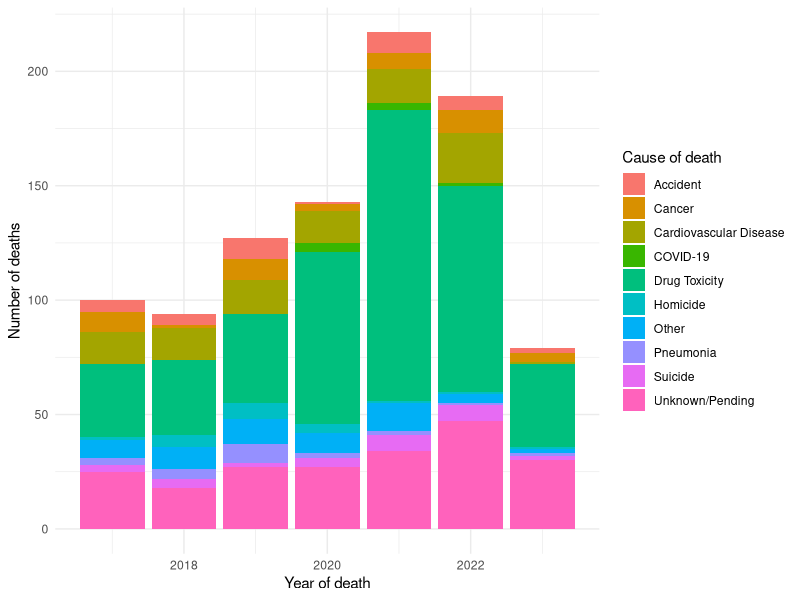
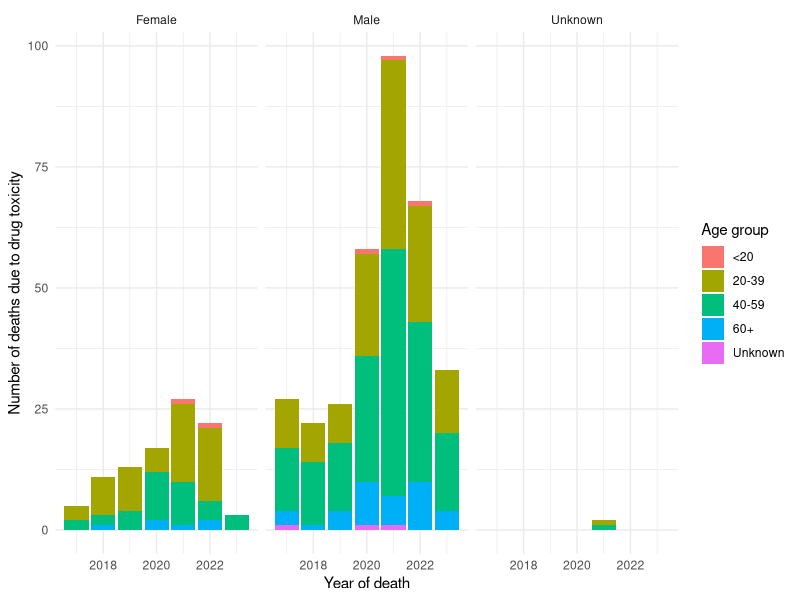

The R source for these figures, in order:
## ---- chunk 1
#| include: false
#| warning: false
#| message: false

#### Workspace setup ####

# Load packages
library(tidyverse)
library(knitr)

# Read in cleaned data
cleaned_toronto_homeless <- read.csv(here::here("outputs/data/cleaned_toronto_homeless.csv"))
## ---- chunk 2
#| label: tbl-cleaned_toronto_homeless
#| tbl-cap: "Sample of the cleaned dataset for the number of deaths by cause, age group, and gender between 2017 and 2023"
#| echo: false
cleaned_toronto_homeless |>
  slice(1:15) |> # Look at only the first 15 observations
  kable(
    col.names = c("Year", "Cause of death", "Age group", "Gender", "Count")
  )
## ---- chunk 3
#| label: fig-deaths-vs-years-vs-cause
#| fig-cap: "Relationship between the number of deaths from 2017 to 2023 and the cause of death: Drug toxicity was the cause of most deaths for each year with a large increase starting in 2020"
#| echo: false
cleaned_toronto_homeless |> 
  ggplot(mapping = aes(x = year_of_death, y= count, fill = cause_of_death)) +
  geom_col() +
  theme_minimal() +
  labs(x = "Year of death", y = "Number of deaths", fill = "Cause of death")
## ---- chunk 4
#| label: fig-deaths-vs-years-vs-age-vs-gender
#| fig-cap: "Relationship between the number of deaths due to drug toxicity from 2017 to 2023 and age and gender: Males aged 40–59 had the highest number of deaths in 2021"
#| echo: false
cleaned_toronto_homeless |> 
  filter(cause_of_death == "Drug Toxicity") |> 
  ggplot(mapping = aes(x = year_of_death, y = count, fill = age_group)) +
  geom_col() +
  theme_minimal() +
  labs(x = "Year of death", y = "Number of deaths due to drug toxicity", fill = "Age group") +
  facet_wrap(vars(gender))
